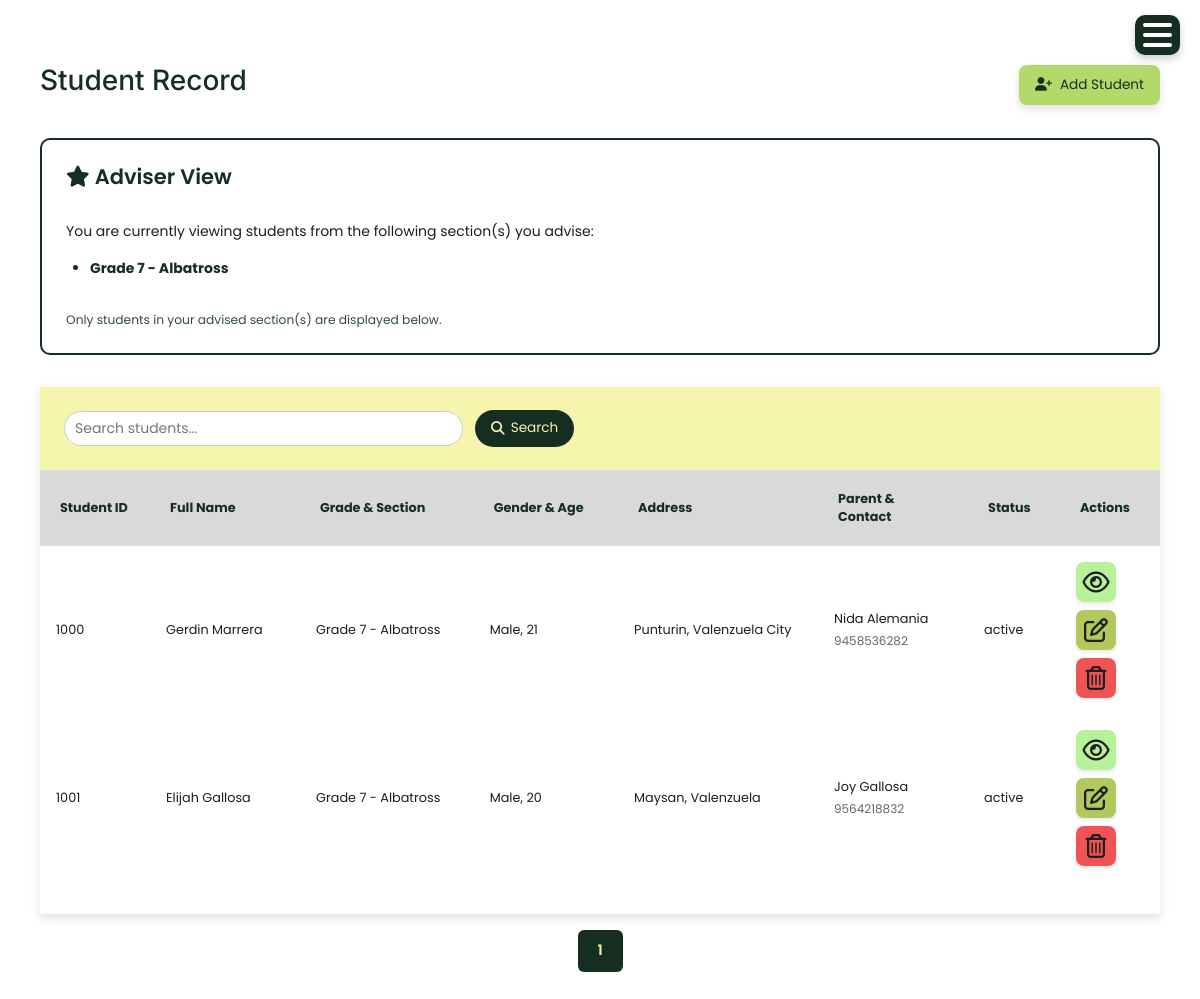
The page /student_record/ (signed in) on the database its author committed.
### account/models.py (models this page shows, shortened)
class Section(models.Model):
    grade = models.CharField(max_length=10, choices=[
        ('Grade 7','Grade 7'),
        ('Grade 8','Grade 8'),
        ('Grade 9','Grade 9'),
        ('Grade 10','Grade 10')
    ])
    name = models.CharField(max_length=10)
    adviser = models.CharField(max_length=100, null=True, blank=True)
    number_of_students = models.IntegerField()
    status = models.CharField(max_length=10, choices=[('Active','Active'),('Inactive','Inactive')])

class StudentRecord(models.Model):
    STATUS_CHOICES = [
        ('active', 'Active'),
        ('inactive', 'Inactive'),
        ('graduated', 'Graduated'),
        ('transferred', 'Transferred'),
    ]
    SECTION_CHOICES = [
        ('Grade 7', 'Grade 7'),
        ('Grade 8', 'Grade 8'),
        ('Grade 9', 'Grade 9'),
        ('Grade 10', 'Grade 10'),
    ]
    GENDER_CHOICES = [
        ('Male', 'Male'),
        ('Female', 'Female'),
    ]
    student_id = models.PositiveIntegerField()
    fullname = models.CharField(max_length=100)
    grade_and_section = models.CharField(max_length=20, choices=SECTION_CHOICES, default='active')
    gender = models.CharField(max_length=20, choices=GENDER_CHOICES, default='active')
    age = models.PositiveIntegerField()
    address = models.CharField(max_length=200)
    parent = models.CharField(max_length=100)
    parent_contact = models.PositiveIntegerField()
    status = models.CharField(max_length=20, choices=STATUS_CHOICES, default='active')
    account_username = models.CharField(max_length=150, blank=True, null=True)

### account/views.py (the view, shortened to what this page needs)
# urls.py: path('student_record/', views.record, name='student_record'),
@login_required
@user_passes_test(faculty_required)
def record(request):
    accounts_qs = StudentRecord.objects.filter(status='active')
    search = request.GET.get('search', '').strip()
    is_adviser, advised_sections = _find_advised_sections_for_user(request.user)
    if is_adviser and advised_sections:
        advised_ids = []
        for sec in advised_sections:
            try:
                matched = StudentRecord.objects.filter(grade_and_section__icontains=f"{sec.grade} - {sec.name}")
            except Exception:
                matched = StudentRecord.objects.none()
            advised_ids.extend(list(matched.values_list('id', flat=True)))
        accounts_qs = accounts_qs.filter(id__in=list(set(advised_ids)))
    page = request.GET.get('page', 1)
    per_page = 15  # Increased to reduce pagination when not needed
    paginator = Paginator(accounts_qs, per_page)
    try:
        page_obj = paginator.page(page)
    except:
        page_obj = paginator.page(1)
    context = {
        'page_obj': page_obj,
        'is_adviser': is_adviser,
        'advised_sections': advised_sections,
        'search': search,
    }
    return render(request, 'student_record.html', context)

### account/views.py (called while the page is built)
def faculty_required(user):
    return user.is_authenticated and (user.role == 'faculty' or user.role == 'admin')

### templates/student_record.html (shortened to what this page needs)
{% extends 'base.html' %}
{% load static %}
{% block content %}
<div class="container mt-4">
    <div class="user-folder-card">
        <div class="user-heading">
            <h2>Student Record</h2>
            <button type="button" class="user-add-btn" data-bs-toggle="modal" data-bs-target="#addStudentRecordModal">
                <i class="fas fa-user-plus"></i> Add Student
            </button>
        </div>
        {% if is_adviser %}
        <div class="adviser-alert" role="alert">
            <h4 class="alert-heading"><i class="fas fa-star"></i> Adviser View</h4>
            <p>You are currently viewing students from the following section(s) you advise:</p>
            <ul>
                {% for section in advised_sections %}
                <li><strong>{{ section.grade }} - {{ section.name }}</strong></li>
                {% endfor %}
            </ul>
            <p class="mb-0"><small>Only students in your advised section(s) are displayed below.</small></p>
        </div>
        {% endif %}
        <div class="user-data-table">
            <form method="get" class="tab-search">
                <input type="text" name="search" placeholder="Search students..." value="{{ search }}">
                <button type="submit" class="search-btn">
                    <i class="fas fa-search"></i> Search
                </button>
            </form>
            <div class="user-table-wrapper">
                <table class="user-table">
                    <thead>
                        <tr>
                            <th>Student ID</th>
                            <th>Full Name</th>
                            <th>Grade & Section</th>
                            <th>Gender & Age</th>
                            <th>Address</th>
                            <th>Parent & Contact</th>
                            <th>Status</th>
                            <th>Actions</th>
                        </tr>
                    </thead>
                    <tbody>
                        {% for student in page_obj %}
                        <tr>
                            <td>{{ student.student_id }}</td>
                            <td>{{ student.fullname }}</td>
                            <td>{{ student.grade_and_section }}</td>
                            <td>{{ student.gender }}, {{ student.age }}</td>
                            <td>{{ student.address }}</td>
                            <td>
                                <div class="parent-details">
                                    <span>{{ student.parent }}</span>
                                    <small>{{ student.parent_contact }}</small>
                                </div>
                            </td>
                            <td>{{ student.status }}</td>
                            <td class="actions-cell">
                            <div class="action-buttons">
                                <button type="button" class="btn-icon btn-icon-view"
                                        data-bs-toggle="modal"
                                        data-bs-target="#mymodal{{student.id}}"
                                        title="View">
                                    <i class="fa-regular fa-eye"></i>
                                </button>
</div>
                                <button type="button" class="btn-icon btn-icon-edit"
                                        data-bs-toggle="modal"
                                        data-bs-target="#editStudentRecordModal{{ student.id }}"
                                        data-modal-load="{% url 'edit' student.id %}"
                                        title="Edit">
                                    <i class="fa-regular fa-pen-to-square"></i>
                                </button>
                                <button type="button" class="btn-icon btn-icon-delete"
                                        data-bs-toggle="modal"
                                        data-bs-target="#delete{{student.id}}"
                                        title="Delete">
                                    <i class="fa-regular fa-trash-can"></i>
                                </button>
                            </div>
                    {% endfor %}
            </div>
    </div>
{% if page_obj %}
<nav aria-label="Page navigation">
    <ul class="pagination justify-content-center mt-3">
        {% for num in page_obj.paginator.page_range %}
            {% if page_obj.number == num %}
                <li class="page-item active"><span class="page-link">{{ num }}</span></li>
            {% elif num > page_obj.number|add:'-3' and num < page_obj.number|add:'3' %}
                <li class="page-item">
                    <a class="page-link" href="?page={{ num }}{% if search %}&search={{ search }}{% endif %}">{{ num }}</a>
                </li>
            {% endif %}
        {% endfor %}
    </ul>
</nav>
{% endif %}
{% endblock %}

### static/css/sidebar.css (style rules this page uses)
:root { --sidebar-bg: #152E21; --sidebar-text: #9CA576; --content-bg: #FFFFFF; --line-clr: #616161; --hover-clr: #3f6a469d ; --accent-clr: #d9bae7; --secondary-text-clr: #1D1D1D; }
* { margin: 0; padding: 0; font-family: Poppins, sans-serif; }
html { font-family: Poppins, Inter, Segoe UI, sans-serif; line-height: 1.5rem; }
body { min-height: 100vh; min-height: 100dvh; background: var(--content-bg); color: var(--sidebar-text); display: grid; grid-template-columns: auto 1fr; }
main p { color: var(--secondary-text-clr); }
.container { border-radius: 1em; margin-bottom: 20px; color: #1D1D1D; }
h2 { font-family: Inter, sans-serif; }
main h4 { color: #1D1D1D; margin-bottom: 1rem; }
@media (max-width: 1200px) { body { grid-template-columns: 1fr; } }
@media (max-width: 1200px) { .container { border: none; padding: 0; } }

### static/css/modal_common.css (style rules this page uses)
.user-table { width: 100%; border-collapse: collapse; border-spacing: 0; margin: 2rem 0 !important; margin-top: 0 !important; }
.user-table thead { background: #D9D9D9; color: #152E21; font-weight: bold; }
.user-table thead th { padding: 20px; font-size: 0.8rem; text-align: left; }
.user-table tbody td { padding: 20px; font-size: 0.8rem; background-color: #FFFFFF; max-width: 180px; word-wrap: break-word; white-space: normal; color: #1E1E1E; }
.user-table tbody tr:nth-child(even) { background: #fbfbfb; }
.user-table tbody td.actions-cell { white-space: nowrap; max-width: none; }
.action-buttons { display:flex; gap:8px; justify-content:flex-start; }
.global-button-style, button:not(.dropdown-btn, #hamburger-btn, .dropdown-open, .search-btn), .btn:not(.dropdown-btn, #hamburger-btn), .btn-action:not(.dropdown-btn, #hamburger-btn), .modal-save:not(.dropdown-btn, #hamburger-btn), .modal-cancel:not(.dropdown-btn, #hamburger-btn), .view-all-btn:not(.dropdown-btn, #hamburger-btn), .timeline-btn:not(.dropdown-btn, #hamburger-btn), .btn-action-predict:not(.dropdown-btn, #hamburger-btn), .btn-action-edit:not(.dropdown-btn, #hamburger-btn), .btn-action-delete:not(.dropdown-btn, #hamburger-btn), .btn-icon:not(.dropdown-btn, #hamburger-btn), .btn-icon-delete:not(.dropdown-btn, #hamburger-btn) { border-radius: 8px; transition: transform 0.14s ease, filter 0.14s ease, box-shadow 0.14s ease; display: inline-flex; align-items: center; justify-content: center; gap: 8px; }
.btn-icon-delete { background-color: #EF5353; color: #1E1E1E !important; }
body { overflow-x: hidden; }
.user-table-wrapper { max-width: 100%; overflow-x: auto; -webkit-overflow-scrolling: touch; }
@media (max-width: 1200px) { .user-table thead th, .user-table tbody td { padding: 12px; } }

### rows shown on the page
Section: grade "Grade 7", name "Albatross"
StudentRecord: student_id "1000", fullname "Gerdin Marrera", grade_and_section "Grade 7 - Albatross", gender "Male", age "21", address "Punturin, Valenzuela City", parent "Nida Alemania", parent_contact "9458536282", status "active"
StudentRecord: student_id "1001", fullname "Elijah Gallosa", grade_and_section "Grade 7 - Albatross", gender "Male", age "20", address "Maysan, Valenzuela", parent "Joy Gallosa", parent_contact "9564218832", status "active"

### other values the page prints
{{ num }} "1"
